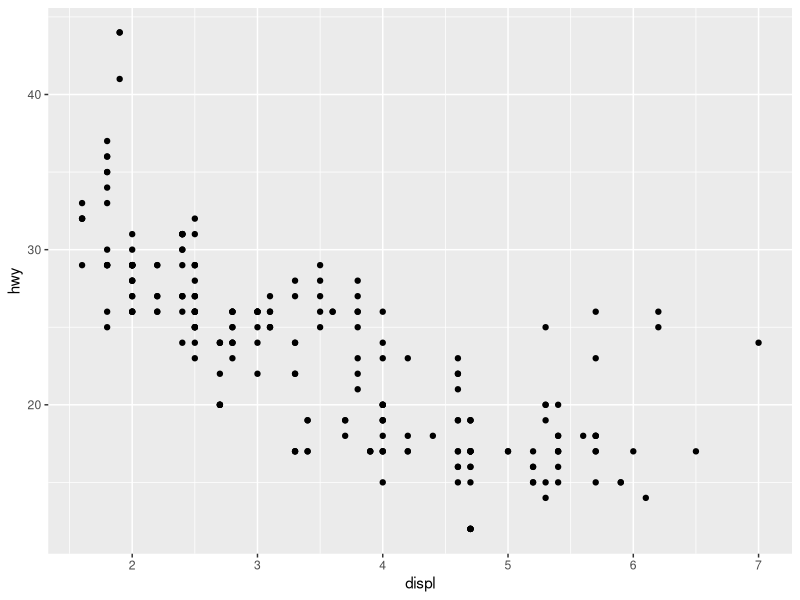
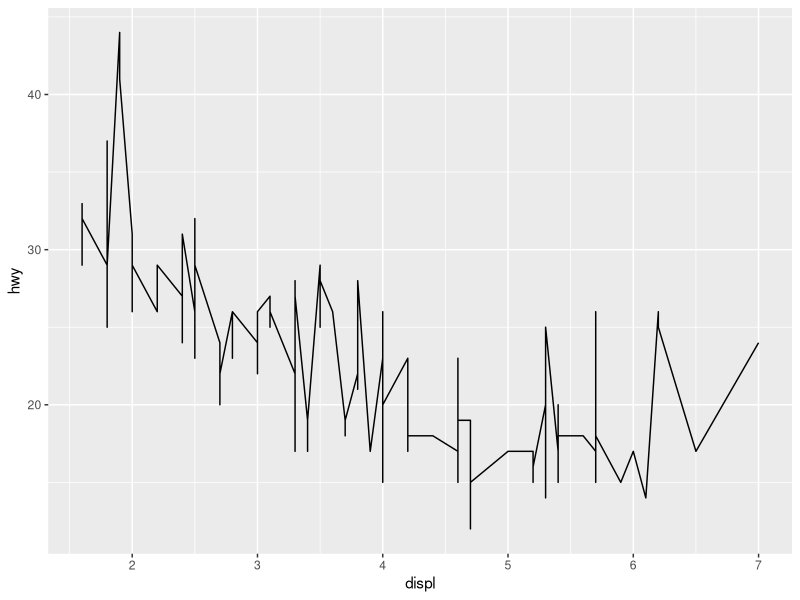
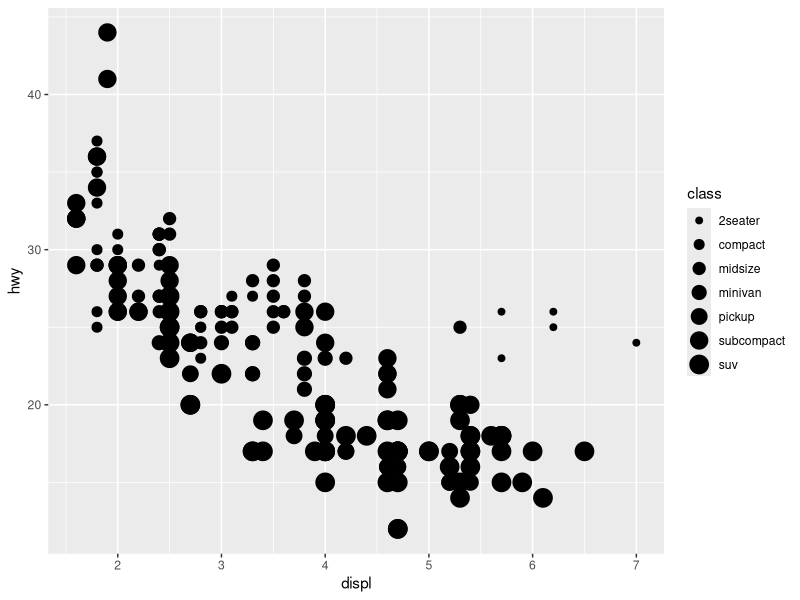
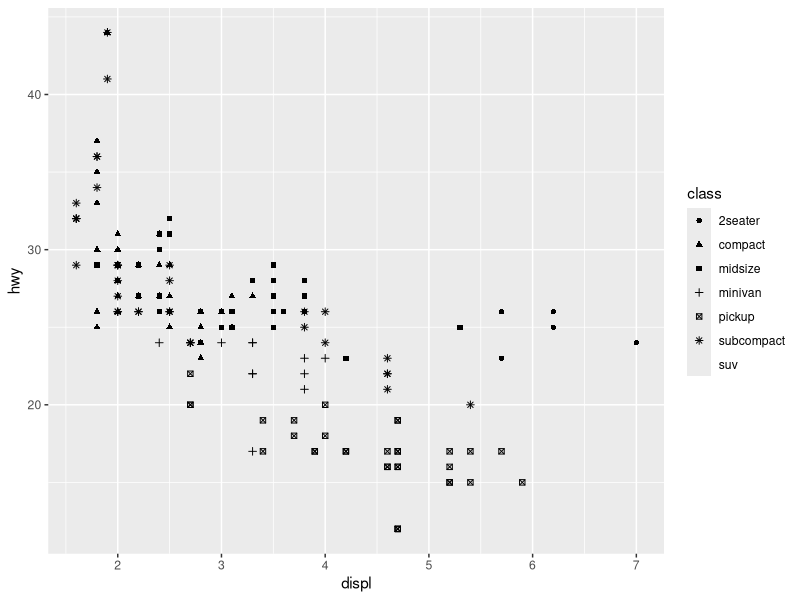
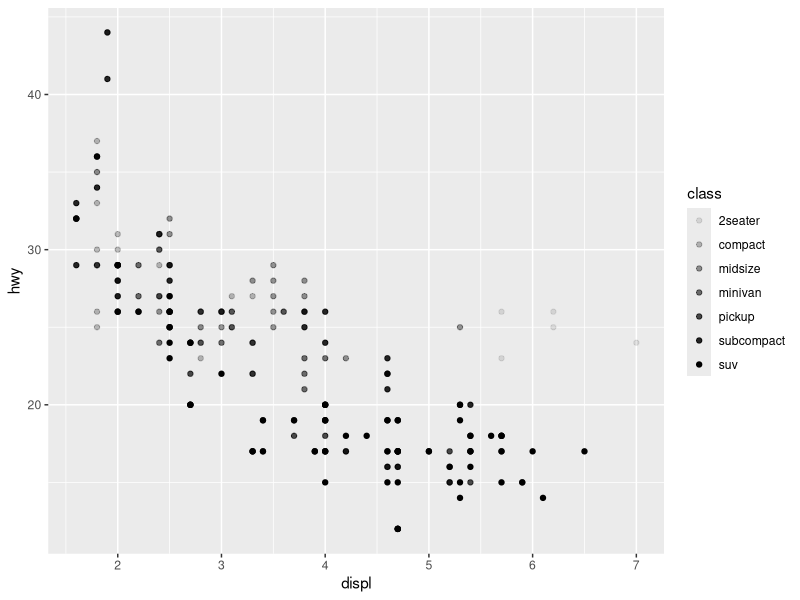
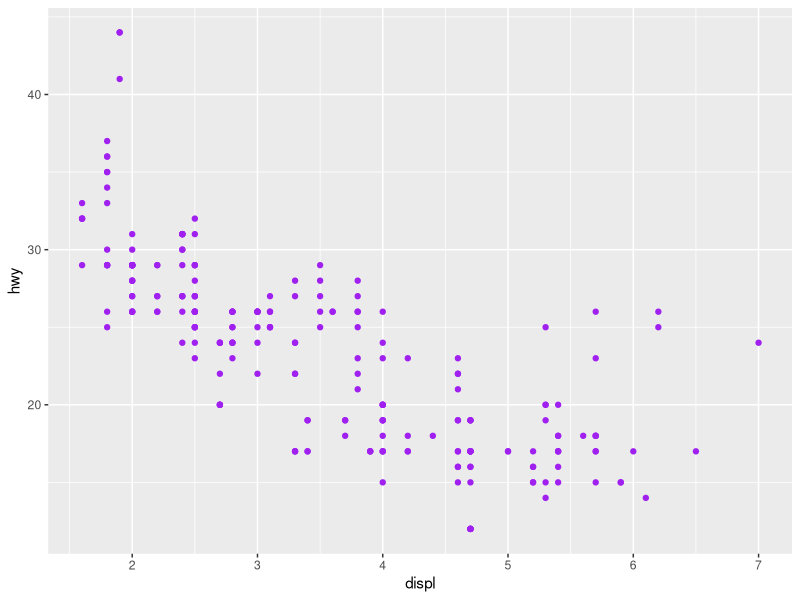
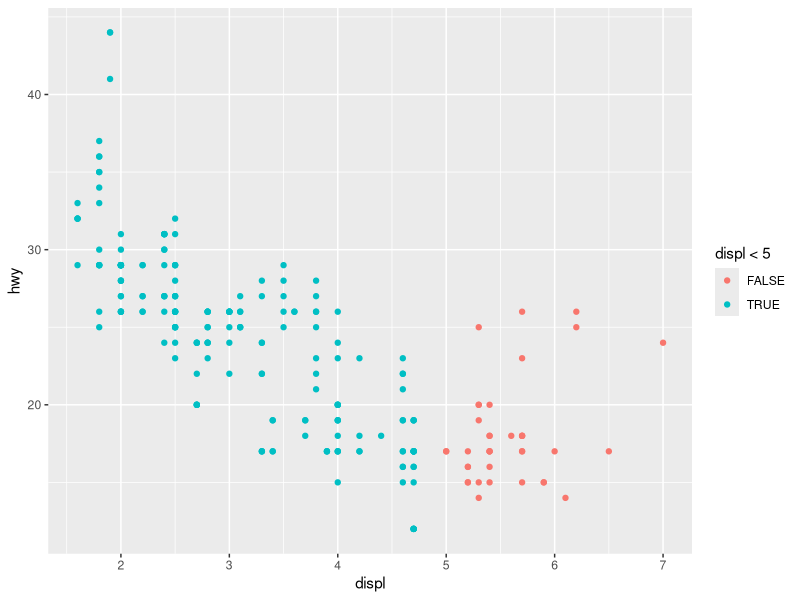
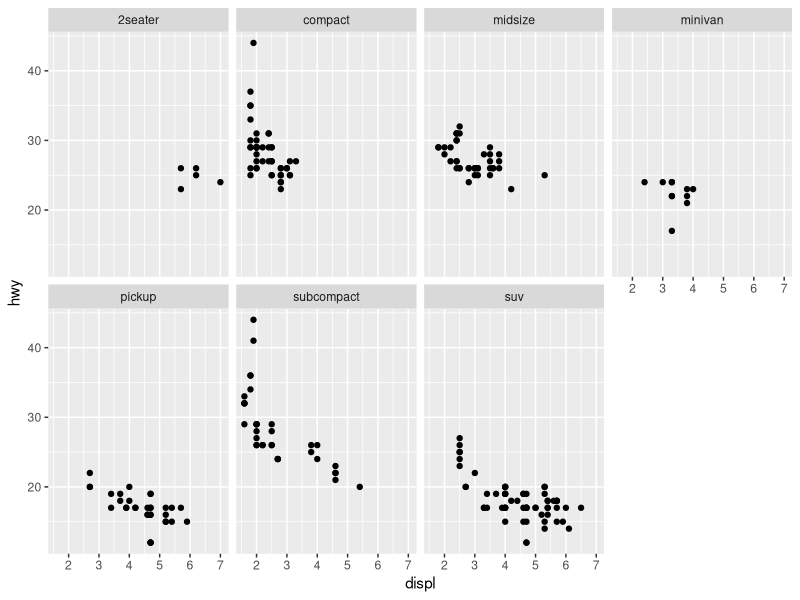

These charts were generated, in order, by the following R code:
## WORKSHOP 1: Reproducible Research & Version Control ####

## Getting Gib Set Up ####

# gitcreds::gitcreds_set()
# install.packages("tidyverse")
library(tidyverse)

## Setting up packages and Debugging ####

# install.packages("devtools")
# devtools::install_github("r-lib/conflicted")

library(conflicted)
library(dplyr)
conflicts_prefer(dplyr::filter)
conflicts_prefer(dplyr::lag)

## Palmer Penguins Data ####
library(palmerpenguins)
library(ggthemes)

## First ggplot ####

library(ggplot2)
ggplot(data = mpg) + geom_point(mapping = aes(x = displ, y = hwy))
# displ is the engine size and hwy is the fuel efficiency
# geom_point adds a layer of points to the plot
# ggplot pulls the data you set, but you must add layers or the plot will be empty
# Mapping argument always with "aes"

## Graphing Template ####

ggplot(data = mpg) + geom_line(mapping = aes(x = displ, y = hwy))

## Aesthetic Mappings ####

# You can add a third variable to plots, such as class

ggplot(data = mpg) + geom_point(mapping = aes(x = displ, y = hwy, size = class))
# Warning: using size for a discrete variable is not advised

ggplot(data = mpg) + geom_point(mapping = aes(x = displ, y = hwy, shape = class))
# Must specify shapes manually because the shape function can only handle a max of 6 values

ggplot(data = mpg) + geom_point(mapping = aes(x = displ, y = hwy, alpha = class))
# using alpha for a discrete variable is not advised

ggplot(data = mpg) + geom_point(mapping = aes(x = displ, y = hwy), color = "purple")

ggplot(data = mpg) + geom_point(mapping = aes(x = displ, y = hwy, color = displ < 5))
# Makes it a logical function (True or False) and changes color to reflect that

## Facet and Panel Plots ####

# Use facet_wrap to create a subset of your data; only use for discrete variables
ggplot(data = mpg) + geom_point(mapping = aes(x = displ, y = hwy)) + facet_wrap(~ class, nrow = 2)
# Use facet_grid to do this with more than one variable

ggplot(data = mpg) + geom_point(mapping = aes(x = displ, y = hwy)) + facet_grid(drv ~ cyl)

ggplot(data = mpg) + geom_point(mapping = aes(x = displ, y = hwy)) + facet_grid(. ~ cyl)
# Use a . if you don't want to facet in the rows or column dimension

## Exercise 1 ####

?facet_wrap
# nrows is the number of rows, ncol is the number of columns
# shrink is used with scales. If it's true that the scale needs to be fixed, it will shrink the output of statistics.

## Fitting Simple Lines ####

ggplot(data = mpg) + geom_smooth(mapping = aes(x = displ, y = hwy))
# A geom is an object that your plot uses to represent data. You can change the geom function to whatever plot you wish to use

ggplot(data = mpg) + geom_smooth(mapping = aes(x = displ, y = hwy, color = drv, linetype = drv))
# To set the lines to different colors, you must input the variable you want the colors to be based on

## Complex Plots in ggplot ####

ggplot(data = mpg) + geom_smooth(mapping = aes(x = displ, y =hwy, color = drv, group = drv), show.legend = FALSE)

ggplot(data = mpg) + geom_point(mapping = aes(x = displ, y = hwy)) + geom_smooth(mapping = aes(x = displ, y = hwy))
# With the above code, the top and second rows are duplicates so if you wanted to change the x variable you'd have to do it in multiple locations

# Instead, you can make global mappings so you'd only have too change it in one location
ggplot(data = mpg, mapping = aes(x = displ, y = hwy)) + geom_point() + geom_smooth()

ggplot(data = mpg, mapping = aes(x = displ, y = hwy)) + geom_point(mapping = aes(color = class)) + geom_smooth()

# By doing this, you can change certain features of one set without impacting the other

# Specifying different data for each layer using a filter called "subcompact" to select a subset of the data and plot ONLY that subset
ggplot(data = mpg, mapping = aes(x = displ, y = hwy)) + geom_point(mapping = aes(color = class)) + geom_smooth(data = filter(mpg, class == "subcompact"), se = FALSE)

## Exercise 2 ####

# 1. use geom_line for a line chart, geom_boxplot for a box plot, geom_histogram for a histogram, and geom_area for an area plot.

ggplot(data = mpg, mapping = aes(x = displ, y = hwy)) + geom_point() + geom_smooth()

ggplot() + geom_point(data = mpg, mapping = aes(x = displ, y = hwy)) + geom_smooth(data = mpg, mapping = aes(x = displ, y = hwy))

# 2. The top code will give us the same plot from earlier. One chart using both point data and a smooth line (kinda like a line of best fit). The bottom code will give us two different plots in panels because of the + before the geom_point function

# 3.In reality, the above code give the same result because, as we saw earlier, you can duplicate the data or make it global. In the bottom code, we have simply duplicated the data in the top code.

## Transformations and Stats ####

# Now we will use the diamond data set

ggplot(data = diamonds) + geom_bar(mapping = aes(x = cut))

ggplot(data = diamonds) + stat_count(mapping = aes(x = cut))

## Overriding Defaults in ggplot2 ####

demo <- tribble(
  ~cut,         ~freq,
  "Fair",       1610,
  "Good",       4906,
  "Very Good",  12082,
  "Premium",    13791,
  "Ideal",      21551
)

ggplot(data = demo) + geom_bar(mapping = aes(x = cut, y = freq), stat = "identity")

ggplot(data = diamonds) + geom_bar(mapping = aes(x = cut, y = stat(prop), group = 1))

ggplot(data = diamonds) + stat_summary(mapping = aes(x = cut, y = depth), fun.min = min, fun.max = max, fun = median)

## Aesthetic Adjustment ####

ggplot(data = diamonds) + geom_bar(mapping = aes(x = cut, color = cut)) # Has grey bars with a highlighted color around each bar

ggplot(data = diamonds) + geom_bar(mapping = aes(x = cut, fill = cut)) # Changes the color for each bar

ggplot(data = diamonds) + geom_bar(mapping = aes(x = cut, fill = clarity)) # Stacks the bars and has a different color for each clarity

# To alter transparency (alpha)
ggplot(data = diamonds, mapping = aes(x = cut, fill = clarity)) + geom_bar(alpha = 1/5, position = "identity")

# To color the bar outlines with no fill color
ggplot(data = diamonds, mapping = aes(x = cut, color = clarity)) + geom_bar(fill = NA, position = "identity")

# position = "fill" works like stacking, but makes each set of stacked bars the same height

ggplot(data = diamonds) + geom_bar(mapping = aes(x = cut, fill = clarity), position = "fill")

# position = "dodge" places overlapping objects directly beside on another

ggplot(data = diamonds) + geom_bar(mapping = aes(x = cut, fill = clarity), position = "dodge")

# position = "jitter" adds a small amount of random noise to each point so it doesn't overplot when points overlap

ggplot(data = mpg) + geom_point(mapping = aes(x = displ, y = hwy), position = "jitter")

## Workshop 2: Using ggplot2 for Communication ####

## Labels ####

ggplot(mpg, aes(displ, hwy)) +
  geom_point(aes(color = class)) +
  geom_smooth(se = FALSE) +
  labs(title = "Fuel efficiency generally decreases with engine size")

ggplot(mpg, aes(displ, hwy)) +
  geom_point(aes(color = class)) +
  geom_smooth(se = FALSE) +
  labs(
    title = "Fuel efficiency generally decreases with engine size",
    subtitle = "Two seaters (sports cars) are an exception because of their light weight",
    caption = "Data from fueleconomy.gov"
  )

ggplot(mpg, aes(displ, hwy)) +
  geom_point(aes(color = class)) +
  geom_smooth(se = FALSE) +
  labs(
    x = "Engine displacement (L)",
    y = "Highway fuel economy (mpg)",
    colour = "Car type"
  )

## Annotations ####

best_in_class <- mpg %>%
  group_by(class) %>%
  filter(row_number(desc(hwy)) == 1)

ggplot(mpg, aes(displ, hwy)) +
  geom_point(aes(color = class)) +
  geom_text(aes(label = model), data = best_in_class)

## Scales ####

ggplot(mpg, aes(displ, hwy)) +
  geom_point(aes(color = class))

ggplot(mpg, aes(displ, hwy)) +
  geom_point(aes(color = class)) +
  scale_x_continuous() +
  scale_y_continuous() +
  scale_colour_discrete()

## Axis Ticks ####

ggplot(mpg, aes(displ, hwy)) +
  geom_point() +
  scale_y_continuous(breaks = seq(15, 40, by = 5))
# Sets the y-axis range (min: 15, max: 40) and goes in increments of 5

ggplot(mpg, aes(displ, hwy)) +
  geom_point() +
  scale_x_continuous(labels = NULL) +
  scale_y_continuous(labels = NULL)

## Legends and Color Schemes ####

base <- ggplot(mpg, aes(displ, hwy)) +
  geom_point(aes(color = class))

base + theme(legend.position = "left")
base + theme(legend.position = "top")
base + theme(legend.position = "bottom")
base + theme(legend.position = "right") # the default
base + theme(legend.position = "none")

## Replacing a Scale ####

ggplot(diamonds, aes(carat, price)) +
  geom_bin2d() + 
  scale_x_log10() + 
  scale_y_log10()

ggplot(mpg, aes(displ, hwy)) +
  geom_point(aes(color = drv))

ggplot(mpg, aes(displ, hwy)) +
  geom_point(aes(color = drv)) +
  scale_color_brewer(palette = "Set1")

ggplot(mpg, aes(displ, hwy)) +
  geom_point(aes(color = drv, shape = drv)) +
  scale_color_brewer(palette = "Set1")

presidential %>%
  mutate(id = 33 + row_number()) %>%
  ggplot(aes(start, id, color = party)) +
  geom_point() +
  geom_segment(aes(xend = end, yend = id)) +
  scale_color_manual(values = c(Republican = "red", Democratic = "blue"))

## Popular Color Package ####

# install.packages("viridis")
# install.packages("hexbin")
library(viridis)
library(hexbin)

df <- tibble(
  x = rnorm(10000),
  y = rnorm(10000)
) # Making a fake data set to plot using this function

ggplot(df, aes(x, y)) +
  geom_hex() + # New geom!
  coord_fixed()

ggplot(df, aes(x, y)) +
  geom_hex() +
  viridis::scale_fill_viridis() +
  coord_fixed()

## Themes ####

ggplot(mpg, aes(displ, hwy)) +
  geom_point(aes(color = class)) +
  geom_smooth(se = FALSE) +
  theme_bw()

ggplot(mpg, aes(displ, hwy)) +
  geom_point(aes(color = class)) +
  geom_smooth(se = FALSE) +
  theme_light()

ggplot(mpg, aes(displ, hwy)) +
  geom_point(aes(color = class)) +
  geom_smooth(se = FALSE) +
  theme_classic()

ggplot(mpg, aes(displ, hwy)) +
  geom_point(aes(color = class)) +
  geom_smooth(se = FALSE) +
  theme_dark()

# Theme that Ben wrote himself so his plots are the same style. We can do this to format our own as well

theme (panel.border = element_blank(),
       panel.grid.minor.x = element_blank(),
       panel.grid.minor.y = element_blank(),
       legend.position = "bottom",
       legend.title = element_blank(),
       legend.text = element_text(size=8),
       panel.grid.major = element_blank(),
       legend.key = element_blank(),
       legend.background = element_blank(),
       axis.text.y = element_text(colour="black"),
       axis.text.x = element_text(colour="black"),
       text = element_text(family="Arial")) 

## Saving/Exporting Plots ####

ggplot(mpg, aes(displ, hwy)) + geom_point()

ggsave("Mod4-Workshop2-plot.pdf")

# Use width width and height arguments to play with dimensions of your plot

## Workshop 3 - Data Wrangling ####

## Tidy Data ####

library(tidyverse)

# Compute rate per 10,000
table1 %>% 
  mutate(rate = cases / population * 10000)
#> # A tibble: 6 × 5
#>   country      year  cases population  rate
#>   <chr>       <dbl>  <dbl>      <dbl> <dbl>
#> 1 Afghanistan  1999    745   19987071 0.373
#> 2 Afghanistan  2000   2666   20595360 1.29 
#> 3 Brazil       1999  37737  172006362 2.19 
#> 4 Brazil       2000  80488  174504898 4.61 
#> 5 China        1999 212258 1272915272 1.67 
#> 6 China        2000 213766 1280428583 1.67

# Compute cases per year
table1 %>% 
  count(year, wt = cases)
#> # A tibble: 2 × 2
#>    year      n
#>   <dbl>  <dbl>
#> 1  1999 250740
#> 2  2000 296920

# Visualise changes over time
library(ggplot2)
ggplot(table1, aes(year, cases)) + 
  geom_line(aes(group = country), colour = "grey50") + 
  geom_point(aes(colour = country))

##  Exercise 3 ####

# 1.

# 2. 

## Pivoting Data ####

## Lengthening Data sets ####

# Pivoting data set longer is the most common tidying issue. pivot_longer() makes data sets "longer" by increasing the # of rows and decreasing the number of columns. pivot_longer() splits the data set by column, and reformats it into the tidy format of observations as rows, columns as variables, and values as cell entries.

billboard

billboard |>
  pivot_longer(
    cols = starts_with("wk"),
    names_to = "week",
    values_to = "rank"
  )

billboard |>
  pivot_longer(
    cols = starts_with("wk"),
    names_to = "week",
    values_to = "rank",
    values_drop_na = TRUE
  ) # This is used to drop any NA values

## Pivoting Longer ####

df <- tribble(
  ~id, ~bp1, ~bp2,
  "A", 100, 120,
  "B", 140, 115,
  "C", 120, 125
) # Created a data set called 'df' with three variables and their associated values
# New tidy data set with three variables:
# 1. id (already exists)
# 2. measurment (column names)
# 3. value (cell values)

df |>
  pivot_longer(
    cols = bp1:bp2,
    names_to = "measurement",
    values_to = "value"
  )

## Widening Data sets ####

# Widening a data set is the opposite of lengthening and we do so using the pivot_wider() function. pivot_wider() allows us to handle an observation if it's scattered across *multiple rows*.

cms_patient_experience

## Pivoting Wider ####

## Exercise 4 ####

## Separating/Uniting Data Tables ####

## Handling Missing Values ####

## Explicit missing values ####

## Fixed Values ####

## NaN ####

# NaN = Not a Number

## Implicit Missing Values ####

## Import Data into R ####

## CSV Files ####

## Practical Advice ####

## Exercise 5 ####

## Relational Data ####

## Joining Data Sets ####

## Mutating Joins ####

## Pipes for Readable Workflows ####

## Workshop 4 - Spatial Data in R ####
